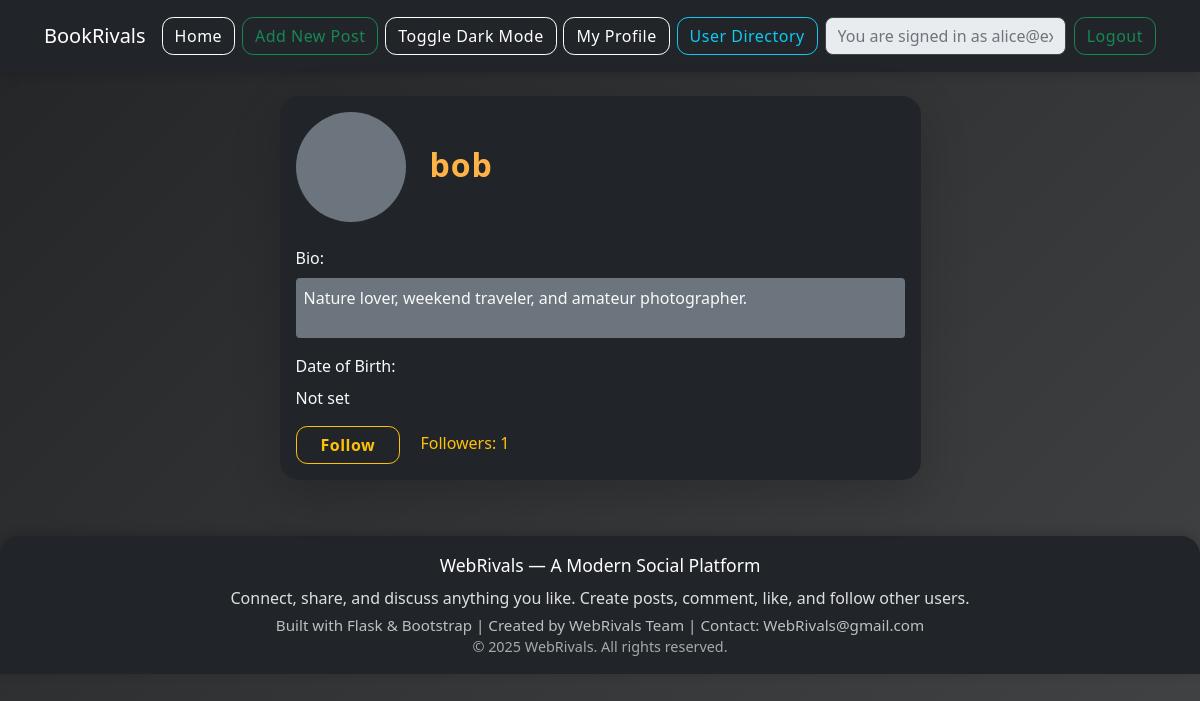
The app's page /profile?user=bob@example.com (signed in) with its own data.
### tables this page shows
CREATE TABLE users (
                        id INTEGER PRIMARY KEY,
                        username TEXT UNIQUE,
                        password TEXT, profile_picture TEXT, bio TEXT, date_of_birth TEXT);

### routes.py (the view, shortened to what this page needs)
@routes.route('/profile', methods=['GET', 'POST'])
def profile():
    if 'username' not in session:
        return redirect('/login')
    username = request.args.get('user')
    if not username:
        username = session['username']
    conn = sqlite3.connect(DATABASE)
    cursor = conn.cursor()
    cursor.execute("SELECT username, profile_picture, bio, date_of_birth FROM users WHERE username = ?", (username,))
    user = cursor.fetchone()
    cursor.execute("SELECT follower FROM followers WHERE following = ?", (username,))
    followers = cursor.fetchall()
    cursor.execute("SELECT following FROM followers WHERE follower = ?", (username,))
    following = cursor.fetchall()
    conn.close()
    followers_list = [f[0] for f in followers]
    following_list = [f[0] for f in following]
    if not user:
        return "User not found", 404
    return render_template('profile.html', user=user, followers=followers_list, following=following_list)

### app.py (called while the page is built)
@app.context_processor
def utility_processor():
    return dict(
        get_follower_count=get_follower_count,
        get_like_count=get_like_count,
        is_following=is_following,
        is_liked=is_liked,
        get_display_name=get_display_name
    )

### utils.py (called while the page is built)
def get_follower_count(username):
    conn = sqlite3.connect(DATABASE)
    cursor = conn.cursor()
    cursor.execute("SELECT COUNT(*) FROM followers WHERE following=?", (username,))
    count = cursor.fetchone()[0]
    conn.close()
    return count

def is_following(follower, following):
    if not follower or not following:
        return False
    conn = sqlite3.connect(DATABASE)
    cursor = conn.cursor()
    cursor.execute("SELECT 1 FROM followers WHERE follower=? AND following=?",
                  (follower, following))
    result = cursor.fetchone()
    conn.close()
    return result is not None

def get_display_name(email):
    if not email:
        return ''
    return email.split('@')[0]

### templates/profile.html (shortened to what this page needs)
{% extends 'base.html' %}
{% block content %}
<main class="container py-4">
    <div class="row justify-content-center">
        <div class="col-lg-7 col-md-9 col-sm-12">
            <div class="card shadow-lg bg-dark text-light" style="border-radius: 1.2rem;">
                <div class="card-body">
                    <div class="d-flex align-items-center mb-4">
                        {% if user[1] %}
                            <img src="/{{ user[1] }}" alt="Profile Picture" class="rounded-circle me-4 border border-warning" style="width:110px; height:110px; object-fit:cover; box-shadow:0 2px 12px #000;">
                        {% else %}
                            <div class="rounded-circle bg-secondary me-4" style="width:110px; height:110px;"></div>
                        {% endif %}
                        <div>
                            <h2 class="mb-1" style="font-weight:700; letter-spacing:1px; color:#ffb347;">{{ get_display_name(user[0]) }}</h2>
                        </div>
                    </div>
                    {% if user[0] == session['username'] %}
                    <form action="/profile" method="post" enctype="multipart/form-data" class="mb-4">
                        <div class="mb-3">
                            <label class="form-label">Change Profile Picture:</label>
                            <input type="file" name="profile_picture" accept="image/*" class="form-control bg-dark text-light border-secondary">
                        </div>
                        <div class="mb-3">
                            <label class="form-label">Bio:</label>
                            <textarea name="bio" rows="3" class="form-control bg-dark text-light border-secondary" style="resize:vertical;">{{ user[2] }}</textarea>
                        </div>
                        <div class="mb-3">
                            <label class="form-label">Date of Birth:</label>
                            <input type="date" name="date_of_birth" value="{{ user[3] }}" class="form-control bg-dark text-light border-secondary">
                        </div>
                        <button type="submit" class="btn btn-warning fw-bold px-4">Update Profile</button>
                    </form>
                    <div class="row mt-4">
                        <div class="col-md-6 mb-3 mb-md-0">
                            <div class="bg-secondary bg-opacity-10 rounded p-3 h-100">
                                <h5 class="text-warning mb-2">Following <span class="badge bg-dark text-warning">{{ following|length }}</span></h5>
                                <ul class="list-group list-group-flush">
                                    {% for u in following %}
                                    <li class="list-group-item bg-dark text-light border-0 px-0 py-1"><a href="/profile?user={{ u }}" class="text-info">{{ get_display_name(u) }}</a></li>
                                    {% else %}
                                    <li class="list-group-item bg-dark text-light border-0 px-0 py-1">Not following anyone yet.</li>
                                    {% endfor %}
                                </ul>
                            </div>
                        </div>
                        <div class="col-md-6">
                            <div class="bg-secondary bg-opacity-10 rounded p-3 h-100">
                                <h5 class="text-warning mb-2">Followers <span class="badge bg-dark text-warning">{{ followers|length }}</span></h5>
                                <ul class="list-group list-group-flush">
                                    {% for u in followers %}
                                    <li class="list-group-item bg-dark text-light border-0 px-0 py-1"><a href="/profile?user={{ u }}" class="text-info">{{ get_display_name(u) }}</a></li>
                                    {% else %}
                                    <li class="list-group-item bg-dark text-light border-0 px-0 py-1">No followers yet.</li>
                                    {% endfor %}
                                </ul>
                            </div>
                        </div>
                    </div>
                    {% else %}
                    <div class="mb-3">
                        <label class="form-label">Bio:</label>
                        <div class="bg-secondary bg-opacity-10 rounded p-2" style="min-height:60px;">{{ user[2] if user[2] else 'No bio yet.' }}</div>
                    </div>
                    <div class="mb-3">
                        <label class="form-label">Date of Birth:</label>
                        <div>{{ user[3] if user[3] else 'Not set' }}</div>
                    </div>
                    {% endif %}
                    {% if user[0] != session['username'] %}
                    <form id="followForm" class="mt-3">
                        <button type="button" id="followBtn" class="btn btn-outline-warning px-4 fw-bold">
                            {% if is_following(session['username'], user[0]) %}Unfollow{% else %}Follow{% endif %}
                        </button>
                        <span id="followerCount" class="ms-3 text-warning">Followers: {{ get_follower_count(user[0]) }}</span>
                    </form>
                    {% endif %}
                </div>
            </div>
        </div>
    </div>
</main>
{% endblock %}

### static/style.css (style rules this page uses)
body { background: #181818 !important; }
.card { box-shadow: 0 4px 16px 0 rgba(0,0,0,0.25); border-radius: 1.2rem; border: none; }
body { background: linear-gradient(135deg, #232526 0%, #414345 100%) !important; min-height: 100vh; }
.card { background: rgba(30, 30, 30, 0.97); box-shadow: 0 8px 32px 0 rgba(31, 38, 135, 0.18); border-radius: 1.5rem; border: none; transition: transform 0.18s, box-shadow 0.18s; overflow: hidden; margin-bottom: 2rem; }
.btn { border-radius: 0.7rem; font-weight: 500; letter-spacing: 0.5px; transition: background 0.18s, color 0.18s, box-shadow 0.18s; }

### records on screen
users: username "bob", bio "Nature lover, weekend traveler, and amateur photographer.", username "1"

### other values on screen
{{ user[3] if user[3] else 'Not set' }} "Not set"
